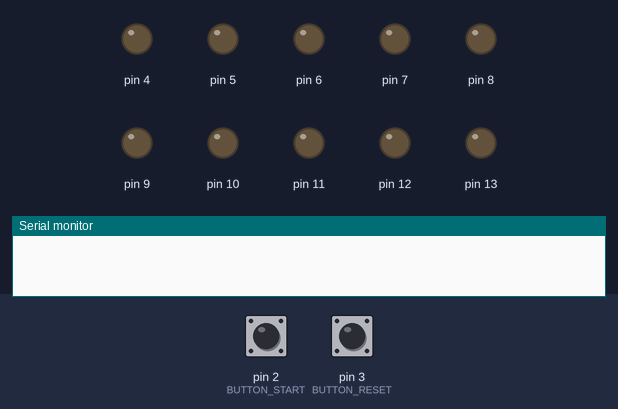
A sketch run on a simulated Arduino Uno, built with avr-gcc and run on an emulated ATmega328P. On the bench: output pins drawn as LEDs (lit = HIGH), the last lines printed to the serial monitor. Dashed ring = blinking. The inputs (shaded band) are chosen by the test bench; at power-on: pin 2 (BUTTON_START) LOW, pin 3 (BUTTON_RESET) LOW.

Above: at 1.2 s.
1.3 s: pin 2 (BUTTON_START) pulled HIGH for 0.15 s
At 2.1 s:
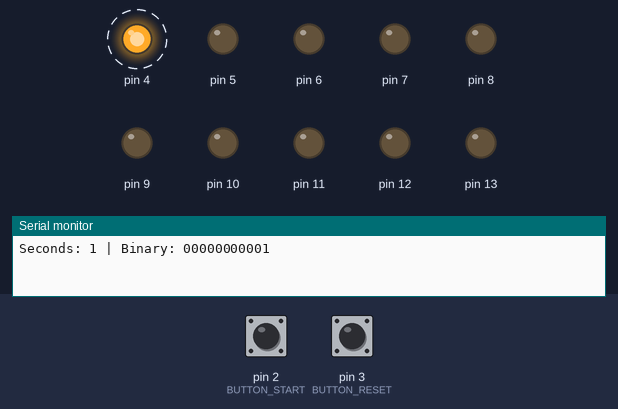
4.4 s: pin 2 (BUTTON_START) pulled HIGH for 1 s
At 4.4 s:
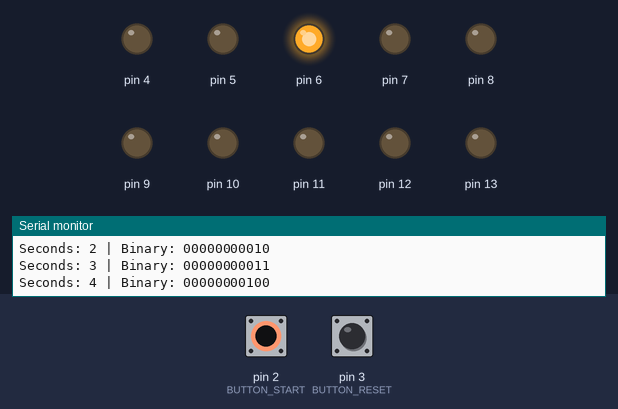
6.9 s: pin 2 (BUTTON_START) pulled HIGH for 0.15 s
At 7.6 s:
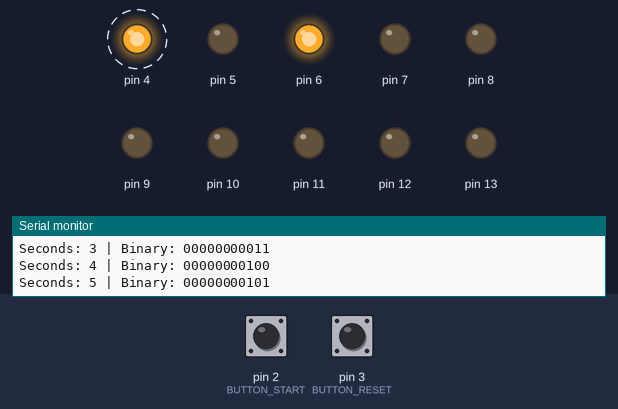
10.0 s: pin 2 (BUTTON_START) pulled HIGH for 3.2 s
At 10.0 s:
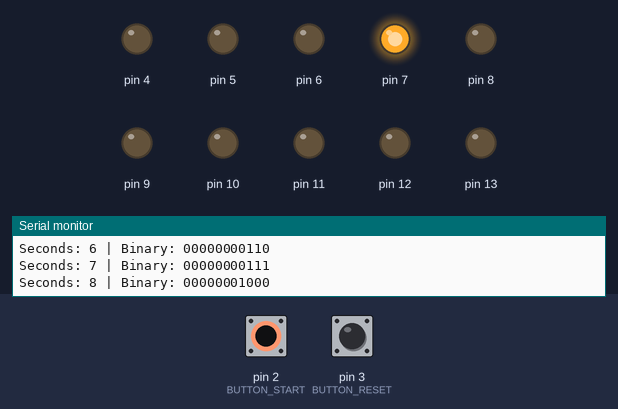
14.7 s: pin 2 (BUTTON_START) pulled HIGH for 0.15 s
At 15.5 s:
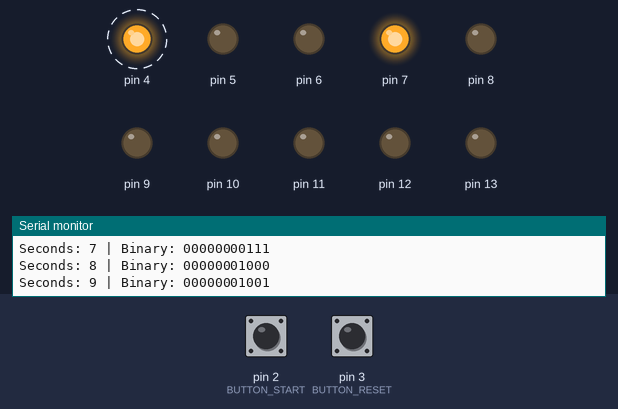
Timing chart, 0 to 31.2 s (numbered marks = the images above; inputs shaded):
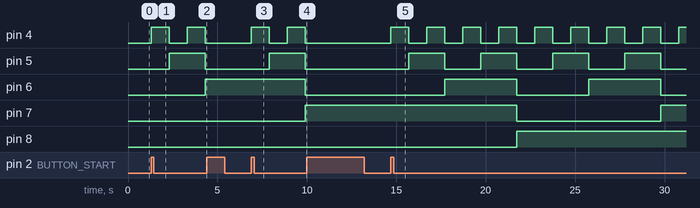

The sketch:

Binary_Chrono.ino
```cpp
// (licence header left out)
/*
 *	Trabajo Práctico 1: Cronómetro Binario
 *
 *	Al iniciar la simulacion, todos los led deben comenzar apagados.
 *	Cada 1 segundo que transcurra, se deben encender los led
 *	de acuerdo al numero que representan.
 *
 *	Ejemplo:
 *
 *	El numero 15 (0000001111) se representaria encendiendo los
 *	leds AMARILLO y NARANJA.
 *	Al pasar al numero 16 (0000010000), se deben apagar todos
 *	los led anteriores y encenderse uno de los leds VERDES.
 *	Notese, en el ejemplo los 0 representan los led apagados
 *	y los 1 los led encendidos).
 *
 *	-------------------------------------------------------
 *
 *	Al presionarse el boton START, debe iniciar el cronometro.
 *	Volver a presionarlo hace que la secuencia se detenga.
 *  (Como si se hubiese presionado pausa).
 *	Al presionarse el boton RESET, el cronometro
 *	debe reiniciarse y arrancar de 0.
 *
 *	Tip: Modularizar la función que controla el encendido de los
 *	LEDS y de ser posible, todo el código para evitar repetir lineas lo mas posible.
 *  Usar millis para controlar el tiempo del contador para que el cambio de los
 *	leds encendidos sea perceptible para el ojo humano y
 *	documentar cada función creada en el código.
 *	(Un breve comentario que diga que es lo que hace esa función
 *  y de corresponder, que retorna).
 *
*/

//--- Defines ---//
#define ZERO_TO_HERO 0 //! Comment this line to use the below version
//#define ZERO_TO_HERO 1015 //! To check a value near the max limit of the leds.
#define SIZE 11
#define BUTTON_START 2
#define BUTTON_RESET 3
#define FIRST_LED 4
#define LAST_LED 13
#define BASE_MILLI_SECONDS 1000
#define MAX_SECONDS 1023
//--- End Defines ---//

//--- Variables ---//
unsigned long long secondsCounter = ZERO_TO_HERO;
int buttonBeforeStart = LOW;
int buttonNowStart;
int buttonBeforeReset = LOW;
int buttonNowReset;
int reset = 0;
int paused = 1;
int binaryString[SIZE];
unsigned long long mainMillisBefore = 0;
unsigned long long mainCurrentMillis;
//--- End Variables ---//

//--- Setup ---//
void setup() {
    Serial.begin(9600);
    // Inicializar el cronometro
  	setPins(FIRST_LED, LAST_LED, OUTPUT);
    setPins(2, 3, INPUT);
}
//--- End Setup ---//

/**
 * @brief Function that setup the mode of the pins.
 * @note  This function is used to setup the mode of the pins
 *        from 'minPin' to 'maxPin' in the mode 'mode'[INPUT or OUTPUT].
 */
void setPins(int minPin, int maxPin, int mode){
	for (int i = minPin; i <= maxPin; i++) {
        pinMode(i, mode);
    }
}

//--- Leds Handling ---//
/**
 * @brief Function that shuts down the leds.
 * @note  This function is used to shut down the leds.
 */
void shutDownLeds() {
    for (int i = 3; i < 14; i++) {
        digitalWrite(i, LOW);
    }
}

/**
 * @brief Function that turns on the leds according to the binary string.
 * @note This function will set the state of the leds according to the binary string.
 *          1 to turn on the led, 0 to turn off the led.
 * @param  binaryString: The binary string that will be used to turn on the leds.
 */
void ShowBinaryString(int* binaryString) {
    int position = SIZE-1;
    for (int i = FIRST_LED; i <= LAST_LED ; i++) {
        digitalWrite(i, binaryString[position]);
        position--;
    }
}
//--- End Leds Handling ---//

//--- Calculus & Convertions ---//
/**
 * @brief Function that calculates the seconds.
 * @param  secondsUnitTime: The time of the seconds.
 * @retval Every second calculated.
 */
int calculateSeconds(int secondsCounter, int secondsUnitTime) {
    unsigned long long currentMillis = millis();
    unsigned long long  millisBefore = 0;
    unsigned long long timeSum = millisBefore+secondsUnitTime;
    if(currentMillis > timeSum){
      	millisBefore=currentMillis;
  		secondsCounter++;
    }
    return secondsCounter;
}

/**
 * @brief Function that calculates the binary number of the seconds.
 * @note This function will save the binary number of the seconds in the array.
 * @param  decimalNumber: The number of the seconds to be converted.
 * @param  binaryString: The array where the binary number will be saved.
 */
void decimalToBinary(int decimalNumber, int* binaryString) {
    int binaryNumber = 0;
    int lastIndex = SIZE-1;

    while (decimalNumber > 0) {
        binaryNumber = decimalNumber % 2;
        decimalNumber /= 2;
        binaryString[lastIndex] = binaryNumber;
        lastIndex--;
    }

    while (lastIndex >= 0) {
        binaryString[lastIndex] = 0;
        lastIndex--;
    }
}
//--- End Calculus & Convertions ---//

//--- Serial Port Messages ---//
/**
 * @brief Function that prints the binary number of the array.
 */
void printsBinaryNumber(){
    for (int i = 0; i < SIZE; i++) {
        Serial.print(binaryString[i]);
    }
  Serial.println();
}

/**
 * @brief Function that prints the message with the seconds and the binary number.
 * @note The mesage will be like 'Secons: xxx | Binary: xxx'.
 * @param  seconds: The number of the seconds to be printed.
 * @param  binaryString: The array with the binary number to be printed.
 */
void printMessage(int seconds, int* binaryString) {
    Serial.print("Seconds: ");
    Serial.print(seconds);
    Serial.print(" | Binary: ");
    printsBinaryNumber();
}
//--- End Serial Port Messages ---//

void loop() {
    // Control the button.
    buttonNowStart = digitalRead(BUTTON_START);
    buttonNowReset = digitalRead(BUTTON_RESET);

    if(buttonNowStart == HIGH && buttonBeforeStart == LOW) {
      paused = !paused;
    }
    buttonBeforeStart = buttonNowStart;

    if(buttonNowReset == HIGH && buttonBeforeReset == LOW) {
      reset = !reset;
    }
    buttonBeforeReset = buttonNowReset;

    //? if isn't initialized or the secondsCounter is bigger than the max seconds
    //* then the secondsCounter will be reset to 0 and the leds will be shut down.
    if(reset || secondsCounter > MAX_SECONDS) {
        secondsCounter = ZERO_TO_HERO;
        shutDownLeds(); //? shutdown all the leds to proceed with the reset process.
        reset = !reset; //* Update the value of the reset variable.
    }else if(!paused && millis() > (mainMillisBefore+BASE_MILLI_SECONDS)){
        mainMillisBefore = millis();
        secondsCounter = calculateSeconds(secondsCounter, BASE_MILLI_SECONDS);
        //? if the secondsCounter are smaller than the max seconds then
        //* - the binary number will be calculated
        //* - the binary string will be shown with the leds
        //* - the message will be printed
        if(secondsCounter <= MAX_SECONDS) {
            decimalToBinary(secondsCounter , binaryString);
            ShowBinaryString(binaryString);
            printMessage(secondsCounter, binaryString);
        }
    }

    delay(7);
}
```

Measured:
- after the input at 1.3 s, pin 4: alternates HIGH for 1.0 s and LOW for 1.0 s, starting at once; pin 5: LOW → HIGH after 1.0 s, → LOW 2.0 s later; pin 6: LOW → HIGH after 3.0 s
- after the input at 4.4 s, pin 4: stays LOW (without the input it goes to HIGH after 0.93 s); pin 5: stays LOW (without the input it goes to HIGH after 1.9 s)
- after the input at 6.9 s, pin 4: alternates HIGH for 1.0 s and LOW for 1.0 s, starting at once; pin 5: LOW → HIGH after 1.0 s, → LOW 2.0 s later; pin 6: HIGH → LOW after 3.0 s; pin 7: LOW → HIGH after 3.0 s
- after the input at 10.0 s, pin 4: stops changing and stays LOW; pin 5: stays LOW (without the input it goes to HIGH after 1.9 s); pin 6: stays LOW (without the input it goes to HIGH after 3.9 s)
- after the input at 14.7 s, pin 4: alternates HIGH for 1.0 s and LOW for 1.0 s, starting at once; pin 5: alternates HIGH for 2.0 s and LOW for 2.0 s, starting after 1.0 s; pin 6: alternates HIGH for 4.0 s and LOW for 4.0 s, starting after 3.0 s; pin 7: HIGH → LOW after 7.0 s, → HIGH 8.0 s later; pin 8: LOW → HIGH after 7.0 s
